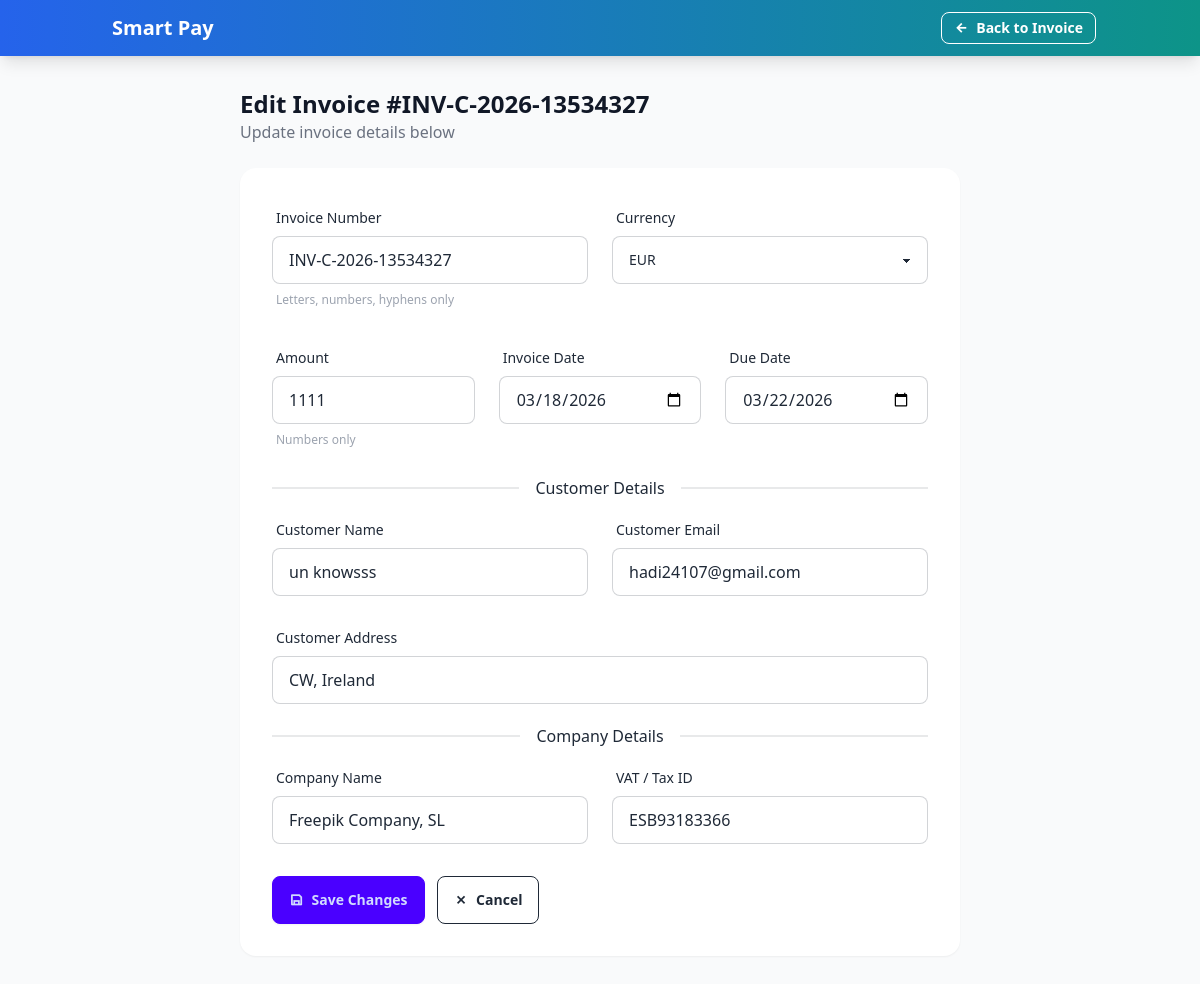
The app's page /edit-invoice/1 with its own data.
### app/models/database.py (models this page shows, shortened)
class Invoice(Base):
    __tablename__ = "invoices"
    id = Column(Integer, primary_key=True, index=True)
    customer_name = Column(String(255), default="N/A")
    customer_email = Column(String(255), default="N/A")
    customer_address = Column(Text, default="N/A")
    invoice_number = Column(String(255), default="N/A")
    amount = Column(String(50), default="N/A")  # Stored as string for flexibility
    currency = Column(String(10), default="N/A")
    date = Column(String(50), default="N/A")  # Invoice date
    due_date = Column(String(50), default="N/A")  # Payment due date
    company_name = Column(String(255), default="N/A")
    vat_id = Column(String(255), default="N/A")
    filename = Column(String(255))
    status = Column(String(20), default="pending")
    created_at = Column(DateTime, default=datetime.utcnow)
    updated_at = Column(DateTime, default=datetime.utcnow, onupdate=datetime.utcnow)
    features = relationship("InvoiceFeatures", back_populates="invoice", uselist=False, cascade="all, delete-orphan")

### app/controllers/invoice_controller.py (the view)
@router.get("/edit-invoice/{invoice_id}")
def edit_invoice_page(request: Request, invoice_id: int):
    db = SessionLocal()
    try:
        invoice = db.query(Invoice).filter(Invoice.id == invoice_id).first()
        if not invoice:
            return templates.TemplateResponse("error.html", {
                "request": request, "error_code": 404,
                "message": "Invoice not found", "description": f"Invoice #{invoice_id} doesn't exist."
            }, status_code=404)
        user = get_current_user(request)
        return templates.TemplateResponse("edit_invoice.html", {
            "request": request, "current_user": user, "inv": invoice, "invoice": invoice,
        })
    finally:
        db.close()

### app/templates/edit_invoice.html (shortened to what this page needs)
<!DOCTYPE html>
<html lang="en" data-theme="light">
<head>
    <link href="https://cdn.jsdelivr.net/npm/daisyui@4.4.23/dist/full.min.css" rel="stylesheet">
    <script src="https://cdn.tailwindcss.com"></script>
    <link href="https://cdn.jsdelivr.net/npm/remixicon@4.2.0/fonts/remixicon.css" rel="stylesheet">
</head>
<body class="bg-gray-50 min-h-screen">
    <nav class="bg-gradient-to-r from-blue-600 to-teal-600 text-white shadow-lg">
        <div class="container mx-auto px-4 py-3">
            <div class="flex justify-between items-center">
                <a href="/dashboard" class="flex items-center gap-2">
                    <span class="text-xl font-bold">Smart Pay</span>
                </a>
                <a href="/view-invoice/{{ inv.id }}" class="btn btn-sm btn-outline border-white text-white hover:bg-white hover:text-blue-600">
                    <i class="ri-arrow-left-line"></i> Back to Invoice
                </a>
            </div>
        </div>
    </nav>
    <main class="container mx-auto px-6 py-8 max-w-3xl">
        <div class="mb-6">
            <h1 class="text-2xl font-bold text-gray-900">Edit Invoice #{{ inv.invoice_number or inv.id }}</h1>
            <p class="text-gray-500">Update invoice details below</p>
        </div>
        <form method="post" action="/update-invoice/{{ inv.id }}" class="bg-white rounded-2xl shadow-sm p-8" id="editForm" novalidate>
            <div class="grid grid-cols-1 md:grid-cols-2 gap-6 mb-6">
                <div class="form-control">
                    <label class="label"><span class="label-text font-medium">Invoice Number</span></label>
                    <input type="text" name="invoice_number" value="{{ inv.invoice_number }}"
                           pattern="^[A-Za-z0-9\-_/]+$" maxlength="50"
                           class="input input-bordered {% if errors and errors.invoice_number %}input-error{% endif %}"
                           placeholder="e.g. INV-2024-001">
                    <label class="label"><span class="label-text-alt text-gray-400">Letters, numbers, hyphens only</span></label>
                </div>
                <div class="form-control">
                    <label class="label"><span class="label-text font-medium">Currency</span></label>
                    <select name="currency" class="select select-bordered {% if errors and errors.currency %}select-error{% endif %}">
                        {% for c in ['USD', 'EUR', 'GBP', 'JPY', 'CAD', 'AUD', 'CHF', 'CNY', 'INR', 'PKR', 'AED'] %}
                        <option value="{{ c }}" {% if inv.currency == c %}selected{% endif %}>{{ c }}</option>
                        {% endfor %}
                    </select>
                </div>
            </div>
            <div class="grid grid-cols-1 md:grid-cols-3 gap-6 mb-6">
                <div class="form-control">
                    <label class="label"><span class="label-text font-medium">Amount</span></label>
                    <input type="text" name="amount" value="{{ inv.amount }}"
                           id="amountInput"
                           class="input input-bordered {% if errors and errors.amount %}input-error{% endif %}"
                           placeholder="e.g. 5000.00">
                    {% if errors and errors.amount %}
                    <label class="label"><span class="label-text-alt text-error">{{ errors.amount }}</span></label>
                    {% else %}
                    <label class="label"><span class="label-text-alt text-gray-400">Numbers only</span></label>
                    {% endif %}
                </div>
                <div class="form-control">
                    <label class="label"><span class="label-text font-medium">Invoice Date</span></label>
                    <input type="date" name="date" value="{{ inv.date }}"
                           pattern="^\d{4}-\d{2}-\d{2}$|^\d{2}[/\-\.]\d{2}[/\-\.]\d{4}$"
                           class="input input-bordered {% if errors and errors.date %}input-error{% endif %}"
                           placeholder="YYYY-MM-DD">
                </div>
                <div class="form-control">
                    <label class="label"><span class="label-text font-medium">Due Date</span></label>
                    <input type="date" name="due_date" value="{{ inv.due_date }}"
                           pattern="^\d{4}-\d{2}-\d{2}$|^\d{2}[/\-\.]\d{2}[/\-\.]\d{4}$"
                           class="input input-bordered {% if errors and errors.due_date %}input-error{% endif %}"
                           placeholder="YYYY-MM-DD">
                </div>
            </div>
            <div class="divider">Customer Details</div>
            <div class="grid grid-cols-1 md:grid-cols-2 gap-6 mb-6">
                <div class="form-control">
                    <label class="label"><span class="label-text font-medium">Customer Name</span></label>
                    <input type="text" name="customer_name" value="{{ inv.customer_name }}"
                           minlength="2" maxlength="200"
                           class="input input-bordered {% if errors and errors.customer_name %}input-error{% endif %}"
                           placeholder="Full name">
                </div>
                <div class="form-control">
                    <label class="label"><span class="label-text font-medium">Customer Email</span></label>
                    <input type="email" name="customer_email" value="{{ inv.customer_email }}"
                           id="emailInput"
                           class="input input-bordered {% if errors and errors.customer_email %}input-error{% endif %}"
                           placeholder="customer@company.com">
                </div>
            </div>
            <div class="form-control mb-6">
                <label class="label"><span class="label-text font-medium">Customer Address</span></label>
                <input type="text" name="customer_address" value="{{ inv.customer_address }}"
                       maxlength="500"
                       class="input input-bordered {% if errors and errors.customer_address %}input-error{% endif %}"
                       placeholder="Street address, city, country">
            </div>
            <div class="divider">Company Details</div>
            <div class="grid grid-cols-1 md:grid-cols-2 gap-6 mb-8">
                <div class="form-control">
                    <label class="label"><span class="label-text font-medium">Company Name</span></label>
                    <input type="text" name="company_name" value="{{ inv.company_name }}"
                           minlength="2" maxlength="200"
                           class="input input-bordered {% if errors and errors.company_name %}input-error{% endif %}"
                           placeholder="Company name">
                </div>
                <div class="form-control">
                    <label class="label"><span class="label-text font-medium">VAT / Tax ID</span></label>
                    <input type="text" name="vat_id" value="{{ inv.vat_id }}"
                           pattern="^[A-Z0-9\-]{5,20}$" maxlength="20"
                           class="input input-bordered {% if errors and errors.vat_id %}input-error{% endif %}"
                           placeholder="e.g. GB123456789">
                </div>
            </div>
            <div class="flex gap-3">
                <button type="submit" class="btn btn-primary gap-2" id="submitBtn">
                    <i class="ri-save-line"></i> Save Changes
                </button>
                <a href="/view-invoice/{{ inv.id }}" class="btn btn-outline gap-2">
                    <i class="ri-close-line"></i> Cancel
                </a>
            </div>
        </form>
    </main>
</body>
</html>

### records on screen
Invoice: invoice_number "INV-C-2026-13534327", currency "EUR", amount "1111", date "03/18/2026", due_date "03/22/2026", customer_name "un knowsss", customer_email "hadi24107@gmail.com", customer_address "CW, Ireland", company_name "Freepik Company, SL", vat_id "ESB93183366"
